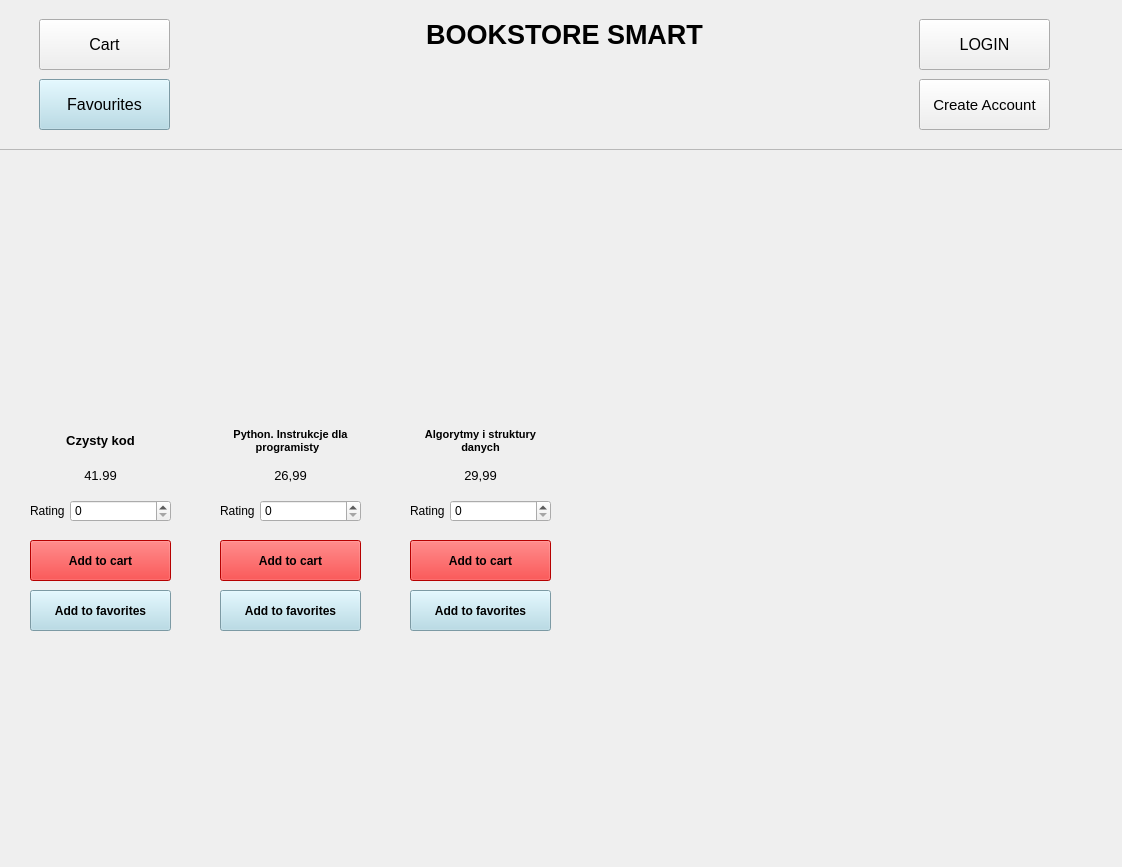
<?xml version="1.0" encoding="UTF-8"?>
<ui version="4.0">
 <class>Bookstore</class>
 <widget class="QMainWindow" name="Bookstore">
  <property name="geometry">
   <rect>
    <x>0</x>
    <y>0</y>
    <width>1122</width>
    <height>867</height>
   </rect>
  </property>
  <property name="windowTitle">
   <string>Bookstore</string>
  </property>
  <widget class="QWidget" name="centralwidget">
   <widget class="QFrame" name="frame">
    <property name="geometry">
     <rect>
      <x>-1</x>
      <y>-1</y>
      <width>1131</width>
      <height>151</height>
     </rect>
    </property>
    <property name="styleSheet">
     <string notr="true">background-color: &quot;green&quot;</string>
    </property>
    <property name="frameShape">
     <enum>QFrame::StyledPanel</enum>
    </property>
    <property name="frameShadow">
     <enum>QFrame::Raised</enum>
    </property>
    <widget class="QLabel" name="label">
     <property name="geometry">
      <rect>
       <x>10</x>
       <y>10</y>
       <width>1111</width>
       <height>51</height>
      </rect>
     </property>
     <property name="font">
      <font>
       <pointsize>20</pointsize>
       <weight>75</weight>
       <bold>true</bold>
      </font>
     </property>
     <property name="text">
      <string>BOOKSTORE SMART</string>
     </property>
     <property name="alignment">
      <set>Qt::AlignCenter</set>
     </property>
    </widget>
    <widget class="QPushButton" name="LoginButton">
     <property name="geometry">
      <rect>
       <x>920</x>
       <y>20</y>
       <width>131</width>
       <height>51</height>
      </rect>
     </property>
     <property name="font">
      <font>
       <pointsize>12</pointsize>
      </font>
     </property>
     <property name="styleSheet">
      <string notr="true">background-color: &quot;purple&quot;</string>
     </property>
     <property name="text">
      <string>LOGIN</string>
     </property>
    </widget>
    <widget class="QPushButton" name="SignUpButton">
     <property name="geometry">
      <rect>
       <x>920</x>
       <y>80</y>
       <width>131</width>
       <height>51</height>
      </rect>
     </property>
     <property name="font">
      <font>
       <pointsize>11</pointsize>
      </font>
     </property>
     <property name="styleSheet">
      <string notr="true">background-color: &quot;purple&quot;</string>
     </property>
     <property name="text">
      <string>Create Account</string>
     </property>
    </widget>
    <widget class="QPushButton" name="CartButton">
     <property name="geometry">
      <rect>
       <x>40</x>
       <y>20</y>
       <width>131</width>
       <height>51</height>
      </rect>
     </property>
     <property name="font">
      <font>
       <pointsize>12</pointsize>
      </font>
     </property>
     <property name="styleSheet">
      <string notr="true">background-color: &quot;red&quot;</string>
     </property>
     <property name="text">
      <string>Cart</string>
     </property>
    </widget>
    <widget class="QPushButton" name="FavouriteButton">
     <property name="geometry">
      <rect>
       <x>40</x>
       <y>80</y>
       <width>131</width>
       <height>51</height>
      </rect>
     </property>
     <property name="font">
      <font>
       <pointsize>12</pointsize>
      </font>
     </property>
     <property name="styleSheet">
      <string notr="true">background-color:  rgb(173,216,230)</string>
     </property>
     <property name="text">
      <string>Favourites</string>
     </property>
    </widget>
   </widget>
   <widget class="QSpinBox" name="ocena1">
    <property name="geometry">
     <rect>
      <x>70</x>
      <y>500</y>
      <width>101</width>
      <height>22</height>
     </rect>
    </property>
    <property name="maximum">
     <number>9</number>
    </property>
   </widget>
   <widget class="QPushButton" name="addToCart1Button">
    <property name="geometry">
     <rect>
      <x>30</x>
      <y>540</y>
      <width>141</width>
      <height>41</height>
     </rect>
    </property>
    <property name="font">
     <font>
      <weight>75</weight>
      <bold>true</bold>
     </font>
    </property>
    <property name="styleSheet">
     <string notr="true">background-color: red</string>
    </property>
    <property name="text">
     <string>Add to cart</string>
    </property>
   </widget>
   <widget class="QLabel" name="label_2">
    <property name="geometry">
     <rect>
      <x>30</x>
      <y>210</y>
      <width>141</width>
      <height>201</height>
     </rect>
    </property>
    <property name="text">
     <string/>
    </property>
    <property name="pixmap">
     <pixmap resource="../bookstore-desktop/zdjecia.qrc">:/test1/zdj1.jpg</pixmap>
    </property>
    <property name="scaledContents">
     <bool>true</bool>
    </property>
   </widget>
   <widget class="QPushButton" name="addToFav1Button">
    <property name="geometry">
     <rect>
      <x>30</x>
      <y>590</y>
      <width>141</width>
      <height>41</height>
     </rect>
    </property>
    <property name="font">
     <font>
      <weight>75</weight>
      <bold>true</bold>
     </font>
    </property>
    <property name="styleSheet">
     <string notr="true">background-color: rgb(173,216,230)</string>
    </property>
    <property name="text">
     <string>Add to favorites</string>
    </property>
   </widget>
   <widget class="QLabel" name="label_4">
    <property name="geometry">
     <rect>
      <x>30</x>
      <y>500</y>
      <width>51</width>
      <height>21</height>
     </rect>
    </property>
    <property name="text">
     <string>Rating</string>
    </property>
   </widget>
   <widget class="QLabel" name="label_3">
    <property name="geometry">
     <rect>
      <x>30</x>
      <y>410</y>
      <width>141</width>
      <height>61</height>
     </rect>
    </property>
    <property name="font">
     <font>
      <pointsize>10</pointsize>
      <weight>75</weight>
      <bold>true</bold>
     </font>
    </property>
    <property name="text">
     <string>Czysty kod</string>
    </property>
    <property name="alignment">
     <set>Qt::AlignCenter</set>
    </property>
   </widget>
   <widget class="QLabel" name="label_5">
    <property name="geometry">
     <rect>
      <x>30</x>
      <y>460</y>
      <width>141</width>
      <height>31</height>
     </rect>
    </property>
    <property name="font">
     <font>
      <pointsize>10</pointsize>
     </font>
    </property>
    <property name="text">
     <string>41.99</string>
    </property>
    <property name="alignment">
     <set>Qt::AlignCenter</set>
    </property>
   </widget>
   <widget class="QPushButton" name="addToCart1Button_2">
    <property name="geometry">
     <rect>
      <x>220</x>
      <y>540</y>
      <width>141</width>
      <height>41</height>
     </rect>
    </property>
    <property name="font">
     <font>
      <weight>75</weight>
      <bold>true</bold>
     </font>
    </property>
    <property name="styleSheet">
     <string notr="true">background-color: red</string>
    </property>
    <property name="text">
     <string>Add to cart</string>
    </property>
   </widget>
   <widget class="QLabel" name="label_6">
    <property name="geometry">
     <rect>
      <x>220</x>
      <y>460</y>
      <width>141</width>
      <height>31</height>
     </rect>
    </property>
    <property name="font">
     <font>
      <pointsize>10</pointsize>
     </font>
    </property>
    <property name="text">
     <string>26,99</string>
    </property>
    <property name="alignment">
     <set>Qt::AlignCenter</set>
    </property>
   </widget>
   <widget class="QSpinBox" name="ocena1_2">
    <property name="geometry">
     <rect>
      <x>260</x>
      <y>500</y>
      <width>101</width>
      <height>22</height>
     </rect>
    </property>
    <property name="maximum">
     <number>9</number>
    </property>
   </widget>
   <widget class="QLabel" name="label_8">
    <property name="geometry">
     <rect>
      <x>220</x>
      <y>500</y>
      <width>51</width>
      <height>21</height>
     </rect>
    </property>
    <property name="text">
     <string>Rating</string>
    </property>
   </widget>
   <widget class="QPushButton" name="addToFav1Button_2">
    <property name="geometry">
     <rect>
      <x>220</x>
      <y>590</y>
      <width>141</width>
      <height>41</height>
     </rect>
    </property>
    <property name="font">
     <font>
      <weight>75</weight>
      <bold>true</bold>
     </font>
    </property>
    <property name="styleSheet">
     <string notr="true">background-color: rgb(173,216,230)</string>
    </property>
    <property name="text">
     <string>Add to favorites</string>
    </property>
   </widget>
   <widget class="QLabel" name="label_9">
    <property name="geometry">
     <rect>
      <x>220</x>
      <y>410</y>
      <width>141</width>
      <height>61</height>
     </rect>
    </property>
    <property name="font">
     <font>
      <pointsize>8</pointsize>
      <weight>75</weight>
      <bold>true</bold>
     </font>
    </property>
    <property name="text">
     <string>Python. Instrukcje dla programisty  </string>
    </property>
    <property name="alignment">
     <set>Qt::AlignCenter</set>
    </property>
    <property name="wordWrap">
     <bool>true</bool>
    </property>
   </widget>
   <widget class="QLabel" name="label_10">
    <property name="geometry">
     <rect>
      <x>220</x>
      <y>210</y>
      <width>141</width>
      <height>201</height>
     </rect>
    </property>
    <property name="text">
     <string/>
    </property>
    <property name="pixmap">
     <pixmap resource="../bookstore-desktop/zdjecia.qrc">:/test1/zdj2.jpg</pixmap>
    </property>
    <property name="scaledContents">
     <bool>true</bool>
    </property>
   </widget>
   <widget class="QLabel" name="label_11">
    <property name="geometry">
     <rect>
      <x>410</x>
      <y>410</y>
      <width>141</width>
      <height>61</height>
     </rect>
    </property>
    <property name="font">
     <font>
      <pointsize>8</pointsize>
      <weight>75</weight>
      <bold>true</bold>
     </font>
    </property>
    <property name="text">
     <string>Algorytmy i struktury danych</string>
    </property>
    <property name="alignment">
     <set>Qt::AlignCenter</set>
    </property>
    <property name="wordWrap">
     <bool>true</bool>
    </property>
   </widget>
   <widget class="QPushButton" name="addToFav1Button_3">
    <property name="geometry">
     <rect>
      <x>410</x>
      <y>590</y>
      <width>141</width>
      <height>41</height>
     </rect>
    </property>
    <property name="font">
     <font>
      <weight>75</weight>
      <bold>true</bold>
     </font>
    </property>
    <property name="styleSheet">
     <string notr="true">background-color: rgb(173,216,230)</string>
    </property>
    <property name="text">
     <string>Add to favorites</string>
    </property>
   </widget>
   <widget class="QSpinBox" name="ocena1_3">
    <property name="geometry">
     <rect>
      <x>450</x>
      <y>500</y>
      <width>101</width>
      <height>22</height>
     </rect>
    </property>
    <property name="maximum">
     <number>9</number>
    </property>
   </widget>
   <widget class="QLabel" name="label_7">
    <property name="geometry">
     <rect>
      <x>410</x>
      <y>460</y>
      <width>141</width>
      <height>31</height>
     </rect>
    </property>
    <property name="font">
     <font>
      <pointsize>10</pointsize>
     </font>
    </property>
    <property name="text">
     <string>29,99</string>
    </property>
    <property name="alignment">
     <set>Qt::AlignCenter</set>
    </property>
   </widget>
   <widget class="QLabel" name="label_13">
    <property name="geometry">
     <rect>
      <x>410</x>
      <y>500</y>
      <width>51</width>
      <height>21</height>
     </rect>
    </property>
    <property name="text">
     <string>Rating</string>
    </property>
   </widget>
   <widget class="QPushButton" name="addToCart1Button_3">
    <property name="geometry">
     <rect>
      <x>410</x>
      <y>540</y>
      <width>141</width>
      <height>41</height>
     </rect>
    </property>
    <property name="font">
     <font>
      <weight>75</weight>
      <bold>true</bold>
     </font>
    </property>
    <property name="styleSheet">
     <string notr="true">background-color: red</string>
    </property>
    <property name="text">
     <string>Add to cart</string>
    </property>
   </widget>
   <widget class="QLabel" name="label_14">
    <property name="geometry">
     <rect>
      <x>420</x>
      <y>210</y>
      <width>141</width>
      <height>201</height>
     </rect>
    </property>
    <property name="text">
     <string/>
    </property>
    <property name="pixmap">
     <pixmap resource="../bookstore-desktop/zdjecia.qrc">:/test1/zdj3.jpg</pixmap>
    </property>
    <property name="scaledContents">
     <bool>true</bool>
    </property>
   </widget>
  </widget>
 </widget>
 <resources>
  <include location="../bookstore-desktop/zdjecia.qrc"/>
  <include location="zdjecia.qrc"/>
 </resources>
 <connections/>
</ui>
